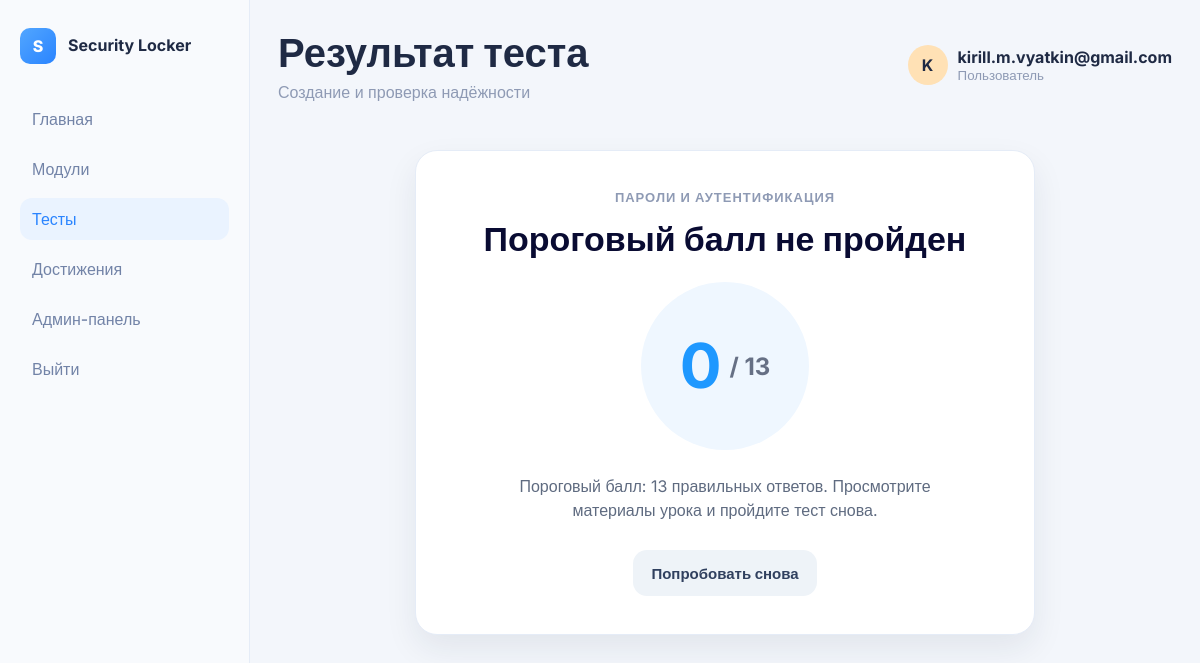
The app's page /tests/result/1 (signed in) with its own data.
### tables this page shows
CREATE TABLE test_history (
                id INTEGER PRIMARY KEY AUTOINCREMENT,
                user_id INTEGER NOT NULL,
                title TEXT NOT NULL,
                section TEXT NOT NULL,
                max_points INTEGER NOT NULL,
                best_result INTEGER NOT NULL,
                created_at TEXT NOT NULL DEFAULT (datetime('now')), test_id INTEGER NOT NULL DEFAULT 0, score INTEGER NOT NULL DEFAULT 0, passed BOOLEAN NOT NULL DEFAULT FALSE,
                FOREIGN KEY (user_id) REFERENCES users(id) ON DELETE CASCADE
            );

CREATE TABLE users (
                id INTEGER PRIMARY KEY AUTOINCREMENT,
                email TEXT NOT NULL UNIQUE,
                password_hash TEXT NOT NULL,
                created_at TEXT NOT NULL DEFAULT (datetime('now'))
            );

### app.py (the view)
@app.route("/tests/result/<int:history_id>")
def test_result(history_id: int):
    user = _get_current_user()
    if not user:
        return redirect(url_for("login"))
    with _connect_db() as conn:
        result = get_test_result(conn, user.id, history_id)
        if not result:
            abort(404)
    return render_template(
        "test_result.html",
        user=user,
        active_nav="tests",
        result=result,
    )

### app.py (called while the page is built)
def _connect_db() -> sqlite3.Connection:
    conn = sqlite3.connect(DB_PATH)
    conn.row_factory = sqlite3.Row
    conn.execute("PRAGMA foreign_keys = ON;")
    return conn

def _get_current_user() -> User | None:
    user_id = session.get("user_id")
    if not user_id:
        return None
    with _connect_db() as conn:
        row = conn.execute("SELECT id, email FROM users WHERE id = ?", (user_id,)).fetchone()
        if not row:
            session.pop("user_id", None)
            return None
        return User(id=int(row["id"]), email=str(row["email"]))

@app.before_request
def _ensure_db_initialized() -> None:
    if app.config.get("DB_INITIALIZED"):
        return
    _init_db()
    app.config["DB_INITIALIZED"] = True

### app/templates/test_result.html (shortened to what this page needs)
{% extends "base.html" %}
{% block page_header %}
<div>
    <h2>Результат теста</h2>
    <p>{{ result.title }}</p>
</div>
{% endblock %}
{% block content %}
<section class="test-result-page">
    <article class="result-card{% if result.passed %} is-passed{% else %} is-failed{% endif %}">
        <p class="result-kicker">{{ result.course_title }}</p>
        <h3>
            {% if result.passed %}
            Пороговый балл пройден
            {% else %}
            Пороговый балл не пройден
            {% endif %}
        </h3>
        <div class="result-score">
            <strong>{{ result.score }}</strong>
            <span>/ {{ result.total }}</span>
        </div>
        <p class="result-description">
            Пороговый балл: {{ result.passing_score }} правильных ответов.
            {% if result.passed %}
            Вы можете загрузить сертификат за этот курс.
            {% else %}
            Просмотрите материалы урока и пройдите тест снова.
            {% endif %}
        </p>
        <div class="result-actions">
            <a href="{{ url_for('tests') }}" class="result-secondary">Попробовать снова</a>
        </div>
    </article>
</section>
{% endblock %}

### app/templates/base.html (shortened to what this page needs)
<!DOCTYPE html>
<html lang="en">
<head>
    <link rel="stylesheet" href="{{ url_for('static', filename='css/style.css') }}">
</head>
<body>
    <div class="app-shell">
        <aside class="sidebar">
            <div class="brand">
                <span class="brand-icon">S</span>
                <h1 class="brand-title">Security Locker</h1>
            </div>
            <nav class="sidebar-nav">
                <a href="{{ url_for('dashboard') }}" class="nav-item{% if active_nav == 'dashboard' %} active{% endif %}">Главная</a>
                <a href="{{ url_for('modules') }}" class="nav-item{% if active_nav == 'modules' %} active{% endif %}">Модули</a>
                <a href="{{ url_for('tests') }}" class="nav-item{% if active_nav == 'tests' %} active{% endif %}">Тесты</a>
                <a href="{{ url_for('achievements_page') }}" class="nav-item{% if active_nav == 'achievements' %} active{% endif %}">Достижения</a>
                <a href="{{ url_for('admin_panel') }}" class="nav-item{% if active_nav == 'admin' %} active{% endif %}">Админ-панель</a>
                <a href="{{ url_for('logout') }}" class="nav-item">Выйти</a>
            </nav>
        </aside>
        <main class="content-area">
            <header class="topbar">
                {% block page_header %}{% endblock %}
                <div class="user-chip">
                    <div class="avatar">K</div>
                    <div>
                        <strong>{{ user.email if user else "Guest" }}</strong>
                        <small>Пользователь</small>
                    </div>
                </div>
            </header>
            {% block content %}{% endblock %}
        </main>
    </div>
</body>
</html>

### app/static/css/style.css (style rules this page uses)
:root { --bg: #f3f6fb; --white: #ffffff; --text: #1f2a44; --muted: #8e9ab4; --primary: #2a84ff; --border: #e5ecf7; --success: #33b779; --danger: #f05d5e; }
* { box-sizing: border-box; margin: 0; padding: 0; }
body { font-family: "Inter", sans-serif; background: var(--bg); color: var(--text); }
.app-shell { min-height: 100vh; display: grid; grid-template-columns: 250px 1fr; }
.sidebar { background: #f8fafd; border-right: 1px solid var(--border); padding: 28px 20px; display: flex; flex-direction: column; }
.brand { display: flex; gap: 12px; align-items: center; margin-bottom: 34px; }
.brand-icon { width: 36px; height: 36px; border-radius: 10px; background: linear-gradient(135deg, #52a6ff, #2a84ff); display: grid; place-items: center; color: #fff; font-weight: 800; }
.brand-title { font-size: 16px; font-weight: 700; line-height: 1.2; }
.sidebar-nav { display: grid; gap: 8px; }
.nav-item { text-decoration: none; color: #7283a7; font-weight: 500; padding: 11px 12px; border-radius: 12px; }
.nav-item.active, .nav-item:hover { color: var(--primary); background: #eaf3ff; }
.content-area { padding: 28px; }
.topbar { display: flex; justify-content: space-between; align-items: center; margin-bottom: 24px; }
.topbar h2 { font-size: 40px; font-weight: 800; }
.topbar p { color: var(--muted); margin-top: 5px; }
.user-chip { display: flex; align-items: center; gap: 10px; }
.avatar { width: 40px; height: 40px; border-radius: 50%; display: grid; place-items: center; background: #ffe1b5; font-weight: 700; }
.user-chip small { display: block; color: var(--muted); }
.test-result-page { min-height: calc(100vh - 128px); display: grid; place-items: start center; padding: 24px 16px 40px; }
.result-card { width: min(100%, 620px); background: #fff; border: 1px solid var(--border); border-radius: 22px; padding: 38px; text-align: center; box-shadow: 0 14px 32px rgba(31, 42, 68, 0.08); }
.result-kicker { color: #8e9ab4; font-size: 13px; font-weight: 700; letter-spacing: 1px; text-transform: uppercase; margin-bottom: 14px; }
.result-card h3 { color: #090b32; font-size: 34px; line-height: 1.15; margin-bottom: 24px; }
.result-score { display: inline-flex; align-items: center; justify-content: center; gap: 8px; min-width: 168px; min-height: 168px; border-radius: 50%; background: #eff7ff; color: #1e98ff; margin-bottom: 24px; }
.result-score strong { font-size: 62px; line-height: 1; }
.result-score span { color: #667085; font-size: 24px; font-weight: 700; }
.result-description { max-width: 430px; color: #5f6b80; font-size: 16px; line-height: 1.5; margin: 0 auto 28px; }
.result-actions { display: flex; justify-content: center; gap: 12px; flex-wrap: wrap; }
.result-primary, .result-secondary { display: inline-flex; align-items: center; justify-content: center; min-height: 46px; border-radius: 14px; padding: 0 18px; text-decoration: none; font-size: 15px; font-weight: 700; }
.result-secondary { background: #eef3f8; color: #30405f; }

### records on screen
test_history: title "Создание и проверка надёжности", course_title "ПАРОЛИ И АУТЕНТИФИКАЦИЯ"
users: email "kirill.m.vyatkin@gmail.com"

### other values on screen
{{ result.score }} "0"
{{ result.total }} "13"
{{ result.passing_score }} "13"
